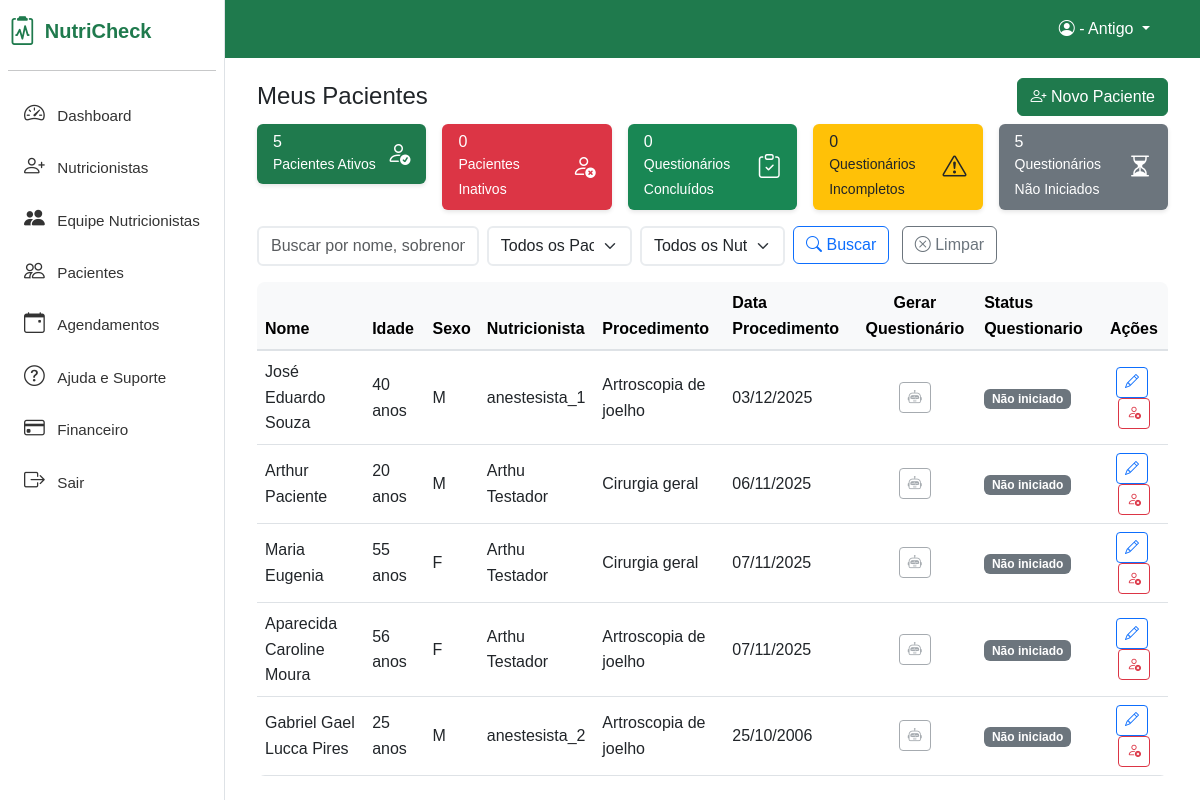
Page /pacientes (signed in) on the committed database.
### tables this page shows
CREATE TABLE `pacientes` (
  `id` int(11) NOT NULL,
  `instituicao_id` int(11) NOT NULL,
  `anestesista_id` int(11) DEFAULT NULL,
  `nome` varchar(255) NOT NULL,
  `sobrenome` varchar(255) DEFAULT NULL,
  `cpf` varchar(14) DEFAULT NULL,
  `data_nascimento` date DEFAULT NULL,
  `sexo` enum('M','F','O') DEFAULT NULL,
  `telefone` varchar(20) DEFAULT NULL,
  `email` varchar(255) DEFAULT NULL,
  `endereco` text DEFAULT NULL,
  `procedimento` text DEFAULT NULL,
  `procedimento_id` int(11) DEFAULT NULL,
  `data_procedimento` date DEFAULT NULL,
  `hora_procedimento` time DEFAULT NULL,
  `status` enum('cadastrado','autorizado','finalizado','inativo','ativo','questionario_respondido','questionario_incompleto') NOT NULL DEFAULT 'cadastrado',
  `questionario_status` enum('nao_iniciado','incompleto','completo') NOT NULL DEFAULT 'nao_iniciado',
  `questionario_percentual` tinyint(3) UNSIGNED NOT NULL DEFAULT 0,
  `questionario_videos_respondidos` tinyint(3) UNSIGNED NOT NULL DEFAULT 0,
  `questionario_total_videos` tinyint(3) UNSIGNED NOT NULL DEFAULT 0,
  `questionario_ultimo_video` varchar(255) DEFAULT NULL,
  `questionario_atualizado_em` datetime DEFAULT NULL,
  `inativo` tinyint(1) DEFAULT 0,
  `classificacao_ia` enum('baixo_risco','medio_risco','alto_risco') DEFAULT NULL,
  `link_acesso` varchar(255) DEFAULT NULL,
  `token_acesso` varchar(255) DEFAULT NULL,
  `created_at` timestamp NOT NULL DEFAULT current_timestamp(),
  `updated_at` timestamp NOT NULL DEFAULT current_timestamp() ON UPDATE current_timestamp(),
  `medico_id` int(11) DEFAULT NULL,
  `necessita_orientacao_pre_anestesica` tinyint(1) DEFAULT 0,
  `paciente_alto_risco` tinyint(1) DEFAULT 0,
  `criado_via_qr` tinyint(1) DEFAULT 0,
  `qr_code_id` int(11) DEFAULT NULL
);

CREATE TABLE `usuarios` (
  `id` int(11) NOT NULL,
  `instituicao_id` int(11) NOT NULL,
  `perfil_id` int(11) NOT NULL,
  `nome` varchar(255) NOT NULL,
  `email` varchar(255) NOT NULL,
  `senha_hash` varchar(255) NOT NULL,
  `cpf` varchar(14) DEFAULT NULL,
  `crm` varchar(20) DEFAULT NULL,
  `coren` varchar(20) DEFAULT NULL,
  `telefone` varchar(20) DEFAULT NULL,
  `qr_code` varchar(255) DEFAULT NULL,
  `qr_code_path` varchar(255) DEFAULT NULL,
  `foto_path` varchar(255) DEFAULT NULL,
  `status` enum('ativo','inativo') DEFAULT 'ativo',
  `created_at` timestamp NOT NULL DEFAULT current_timestamp(),
  `updated_at` timestamp NOT NULL DEFAULT current_timestamp() ON UPDATE current_timestamp()
);

CREATE TABLE `procedimentos` (
  `id` int(11) NOT NULL,
  `nome` varchar(255) NOT NULL,
  `descricao` text DEFAULT NULL,
  `status` enum('ativo','inativo') DEFAULT 'ativo',
  `created_at` timestamp NOT NULL DEFAULT current_timestamp()
);

### app/views/pacientes/index.php (the view, shortened to what the rows shown need)
<div class="container-fluid">
        <div class="table-responsive">
            <table class="table table-hover align-middle">
                <thead class="table-light">
                    <tr>
                        <th>Nome</th>
                        <th>Idade</th>
                        <th>Sexo</th>
                        <th>Nutricionista</th>
                        <th>Procedimento</th>
                        <th>Data Procedimento</th>
                        <th class="text-center">Gerar Questionário</th>
                        <th>Status Questionario</th>
                        <th class="text-center">Ações</th>
                    </tr>
                </thead>
                <tbody>
                    <?php if (!empty($pacientes)): ?>
                        <?php foreach ($pacientes as $paciente): ?>
                            <tr class="<?= $paciente['inativo'] == 1 ? 'table-secondary' : '' ?>">
                                <td data-label="Nome">
                                    <?= htmlspecialchars($paciente['nome']) ?> <?= htmlspecialchars($paciente['sobrenome'] ?? '') ?>
                                </td>
                                <td data-label="Idade">
                                    <?php
                                    if (!empty($paciente['data_nascimento'])) {
                                        $nasc = new DateTime($paciente['data_nascimento']);
                                        $hoje = new DateTime();
                                        $idade = $hoje->diff($nasc)->y;
                                        echo $idade . ' anos';
                                    } else {
                                        echo '-';
                                    }
                                    ?>
                                </td>
                                <td data-label="Sexo"><?= htmlspecialchars($paciente['sexo'] ?? '-') ?></td>
                                <td data-label="Nutricionista"><?= htmlspecialchars($paciente['anestesista_nome'] ?? '-') ?></td>
                                <td data-label="Procedimento"><?= htmlspecialchars($paciente['procedimento_nome'] ?? '-') ?></td>
                                <td data-label="Data do Procedimento">
                                    <?php if (!empty($paciente['data_procedimento'])): ?>
                                        <?= htmlspecialchars(date('d/m/Y', strtotime($paciente['data_procedimento']))) ?>
                                    <?php else: ?>
                                        -
                                    <?php endif; ?>
                                </td>
                                <td data-label="Questionário IA" class="text-center">
                                    <?php
                                    $relatorioUrl = BASE_URL . '/gerar-relatorio-pdf.php?paciente_id=' . urlencode($paciente['id']);
                                    $questionarioStatus = $paciente['questionario_status'] ?? null;
                                    $roboHabilitado = $questionarioStatus === 'completo' || $questionarioStatus === 'incompleto';
                                    $btnClass = $roboHabilitado ? 'btn-success text-white' : 'btn-outline-secondary';
                                    $btnStyle = $roboHabilitado ? '' : 'opacity: 0.6;';
                                    $title = $roboHabilitado
                                        ? ($questionarioStatus === 'completo' ? 'Visualizar relatório do questionário' : 'Gerar relatório do questionário incompleto')
                                        : 'Questionário ainda não iniciado';
                                    ?>
                                    <a href="<?= $roboHabilitado ? $relatorioUrl : 'javascript:void(0);' ?>"
                                       class="btn btn-sm <?= $btnClass ?> <?= $roboHabilitado ? '' : 'disabled' ?>"
                                       style="<?= $btnStyle ?>"
                                       target="<?= $roboHabilitado ? '_blank' : '_self' ?>"
                                       rel="noopener"
                                       title="<?= $title ?>">
                                        <i class="bi bi-robot"></i>
                                    </a>
                                </td>
                                <td data-label="Status do Questionário IA">
                                    <?php
                                    $questionarioStatus = $paciente['questionario_status'] ?? null;
                                    $badge_class = 'bg-secondary';
                                    $status_text = 'Não iniciado';
                                    switch ($questionarioStatus) {
                                        case 'nao_iniciado':
                                        default:
                                            $badge_class = 'bg-secondary';
                                            $status_text = 'Não iniciado';
                                            break;
                                    }
                                    ?>
                                    <span class="badge <?= $badge_class ?>">
                                        <?= $status_text ?>
                                    </span>
                                </td>
                                <td data-label="Ações" class="text-center">
                                    <a href="pacientes/edit/<?= $paciente['id'] ?>" class="btn btn-sm btn-outline-primary me-1" title="Editar Paciente"><i class="bi bi-pencil"></i></a>
                                    <?php if ($paciente['inativo'] == 1): ?>
                                        <a href="pacientes/reativar/<?= $paciente['id'] ?>" class="btn btn-sm btn-outline-success" onclick="return confirm('Tem certeza que deseja reativar este paciente?');" title="Reativar Paciente"><i class="bi bi-person-check"></i></a>
                                    <?php else: ?>
                                        <a href="pacientes/delete/<?= $paciente['id'] ?>" class="btn btn-sm btn-outline-danger" onclick="return confirm('Tem certeza que deseja inativar este paciente?');" title="Inativar Paciente"><i class="bi bi-person-x"></i></a>
                                    <?php endif; ?>
                                </td>
                            </tr>
                        <?php endforeach; ?>
                    <?php else: ?>
                        <tr><td colspan="11" class="text-center text-muted">Nenhum paciente cadastrado.</td></tr>
                    <?php endif; ?>
                </tbody>
            </table>
        </div>
</div>

### rows in the picture
pacientes: nome "José Eduardo", sobrenome "Souza", sexo "M", anestesista.nome "anestesista_1", procedimento.nome "Artroscopia de joelho", data_procedimento "03/12/2025", questionario_status "Não iniciado"
pacientes: nome "Arthur", sobrenome "Paciente", sexo "M", anestesista.nome "Arthu Testador", procedimento.nome "Cirurgia geral", data_procedimento "06/11/2025", questionario_status "Não iniciado"
pacientes: nome "Maria", sobrenome "Eugenia", sexo "F", anestesista.nome "Arthu Testador", procedimento.nome "Cirurgia geral", data_procedimento "07/11/2025", questionario_status "Não iniciado"
pacientes: nome "Aparecida", sobrenome "Caroline Moura", sexo "F", anestesista.nome "Arthu Testador", procedimento.nome "Artroscopia de joelho", data_procedimento "07/11/2025", questionario_status "Não iniciado"
pacientes: nome "Gabriel Gael", sobrenome "Lucca Pires", sexo "M", anestesista.nome "anestesista_2", procedimento.nome "Artroscopia de joelho", data_procedimento "25/10/2006", questionario_status "Não iniciado"

### other values in the picture
$_SESSION['user_name'] "- Antigo"
$pageNames[$page['nome']] "Dashboard"
$pageNames[$page['nome']] "Nutricionistas"
$pageNames[$page['nome']] "Equipe Nutricionistas"
$pageNames[$page['nome']] "Pacientes"
$pageNames[$page['nome']] "Agendamentos"
$pageNames[$page['nome']] "Ajuda e Suporte"
$stats['total_ativos'] "5"
$stats['total_inativos'] "0"
$stats['total_questionario_concluido'] "0"
$stats['total_questionario_incompleto'] "0"
$stats['total_questionario_nao_iniciado'] "5"
